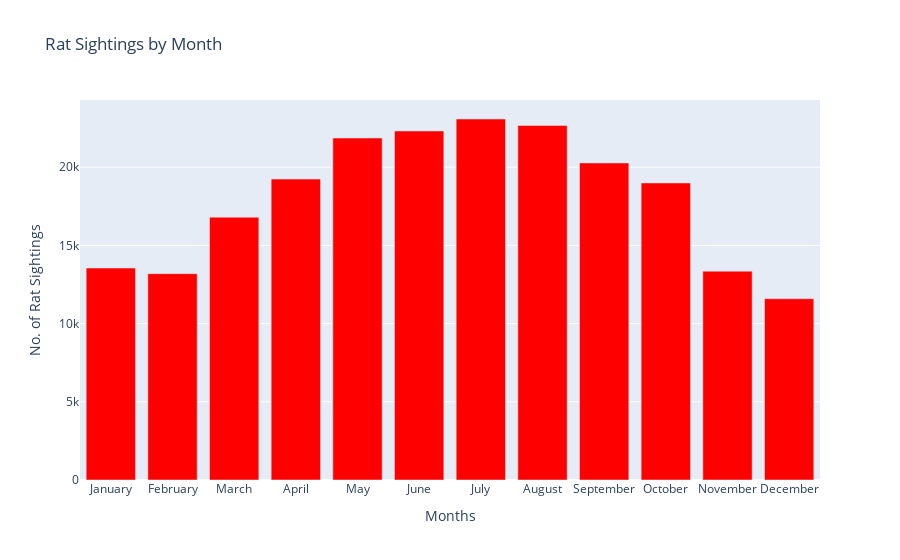

Source (notebook cell):
### Code cell
fig4 = go.Figure([go.Bar(x=months, y=sightings, marker_color='red')], 
                layout_title_text="Rat Sightings by Month")
fig4.update_xaxes(title_text="Months")
fig4.update_yaxes(title_text="No. of Rat Sightings")
fig4.show()

### Figure 1 — Plotly figure (JSON) as saved in the notebook; plotly's stock layout.template omitted (floating-point values rounded to 4 significant figures)
{"data": [{"marker": {"color": "red"}, "type": "bar", "x": ["January", "February", "March", "April", "May", "June", "July", "August", "September", "October", "November", "December"], "y": [13551, 13192, 16805, 19241, 21868, 22316, 23082, 22672, 20273, 18993, 13352, 11593]}], "layout": {"title": {"text": "Rat Sightings by Month"}, "xaxis": {"title": {"text": "Months"}}, "yaxis": {"title": {"text": "No. of Rat Sightings"}}}}
